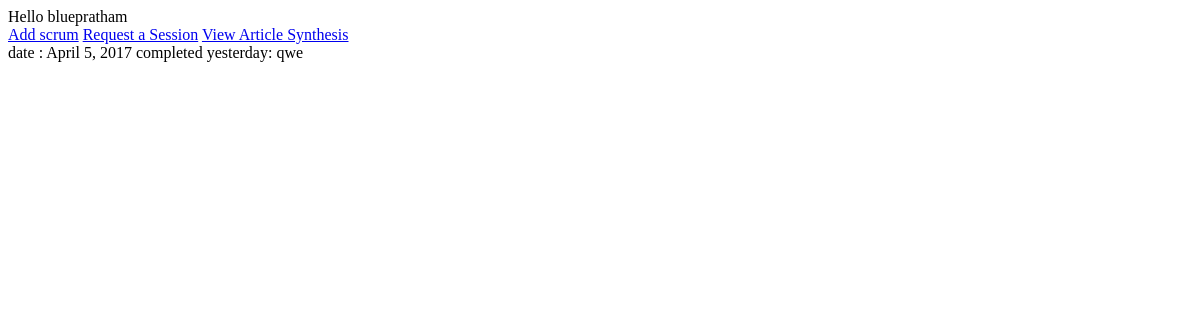
/ironman/ (signed in), run on an earlier commit of the app's database.
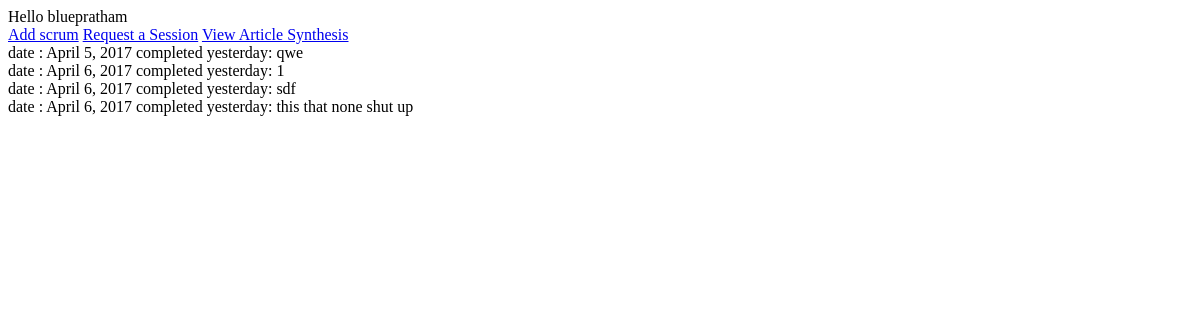
And on a later commit of the database.
### ironman/models.py (models this page shows, shortened)
class Scrum(models.Model): #TODO: ownership
    comp_yest = models.TextField(max_length=500 )
    roadblk = models.CharField(max_length=500,blank=True)
    plan_tdy = models.CharField(max_length=500)
    learning = models.CharField(max_length=500,blank=True)
    date = models.DateField(default='2011-11-11')
    created_by = models.CharField(max_length=50)

### ironman/views.py (the view)
def ironmanHome(request):
    user = request.user
    scrums = Scrum.objects.filter(created_by = user)
    return render(request, 'ironmanHome.html', {'scrums':scrums})

### ironman/templates/ironmanHome.html (shortened to what this page needs)
<!DOCTYPE html>
<html lang="en">
<head>
</head>
<body>
    Hello {{ user }} <br>
    <a href ="add_scrum/"> Add scrum</a>
    <a href ="request/"> Request a Session</a>
    <a href = "synthesis/">View Article Synthesis</a>
<br>
{% for scrum in scrums %}
    date : {{ scrum.date }}
   completed yesterday: {{ scrum.comp_yest }} <br>
{% endfor %}
</body>
</html>

What changed in the data, as far as the page shows it:
added Scrum: date "April 6, 2017", comp_yest "1"
added Scrum: date "April 6, 2017", comp_yest "sdf"
added Scrum: date "April 6, 2017", comp_yest "this that none shut up"
